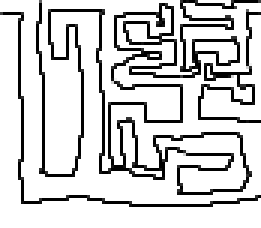
#> input picture sample_img/4.PNG, 87 x 76 px, found by its file name (shown 3 times larger)
$ python main.py
#> lines starting #> are read from the running program, lines starting #| are printed output that depends on the picture; after the words box and inside, x2 and y2 are one past the last pixel; in counts of white or black regions, pixels touching at a corner belong together
### robot.py
import numpy as np
import math
from enum import Enum
from queue import PriorityQueue
from sklearn.cluster import KMeans
import os
import warnings


warnings.filterwarnings("ignore", message="KMeans is known to have a memory leak on Windows with MKL")

os.environ["OMP_NUM_THREADS"] = "2"


class Direction(Enum):
    RIGHT = 0
    UP = np.deg2rad(90)
    LEFT = np.deg2rad(180)
    DOWN = np.deg2rad(270)

class Robot:

    def __init__(self, visibleAngle=120, visibleDistance=40):
        # Convert visible angle to radians
        self.visibleAngle = math.radians(visibleAngle)
        self.visibleDistance = visibleDistance
        self.mapExtendSize = visibleDistance + 1
        self.map = np.full((self.mapExtendSize * 2 + 1, self.mapExtendSize * 2 + 1), -1)
        self.yInMap, self.xInMap = -1, -1
        self.field = None
        self.direction = Direction.RIGHT
        self.rayAngle, self.rayCount = self.DecideRayInfo()
        self.plot = None

    def DecideRayInfo(self):

        # Calculate ray angle and count for sensor simulation
        maxRayAngle = math.acos((2 * (self.visibleDistance ** 2) - 0.9) / (2 * (self.visibleDistance ** 2)))
        sectorCount = math.ceil(self.visibleAngle / maxRayAngle)
        rayAngle = self.visibleAngle / sectorCount
        return rayAngle, sectorCount + 1

    # [242 lines left out: functions MapExtend, Move, Turn, AssignField, PerfectSee, GetAstarPath and 3 more, not called in this run]

    def FullSearch(self):
        while self.OneSearch():
            pass

    # [5 lines left out: function LookAround, not called in this run]

### field.py
import numpy as np
import math
from robot import Direction

# [6 lines left out: function RoundHalfUp, not called in this run]

# wall: 0, path: 1

class FieldObject:
    # [4 lines left out: function __init__, not called in this run]

class Field:
    def __init__(self, fieldArray):
        self.field = fieldArray.copy()
        self.robots = []

    # [150 lines left out: functions AppendRobot, RobotMove, ViewRecursion, LookSideway, GiveView, not called in this run]

### plot.py
import pyqtgraph as pg
from pyqtgraph.Qt import QtWidgets, QtGui


class Plot:
    def __init__(self, fieldArray, robot):
        # Create Qt application
        self.app = QtWidgets.QApplication.instance() or QtWidgets.QApplication([])

        self.window = pg.GraphicsLayoutWidget(show=True, title="Real-Time Image Update")
        self.window.resize(1200, 800)  # Increased window size
        self.window.setWindowTitle("PyQtGraph Plot")

        self.view1 = self.window.addViewBox(row=0, col=0)
        self.view2 = self.window.addViewBox(row=0, col=1)

        self.imageField = pg.ImageItem(fieldArray)
        self.imageMap = pg.ImageItem(robot.map)

        # Rotate images for correct orientation
        transform = QtGui.QTransform().rotate(-90)
        self.imageField.setTransform(transform)
        self.imageMap.setTransform(transform)

        self.view1.addItem(self.imageField)
        self.view2.addItem(self.imageMap)

        self.view1.setAspectLocked(True)
        self.view2.setAspectLocked(True)
        # (wall, empty space(path), unknown space, object's position)
        self.imageMap.setLevels([-1, 2])

    # [4 lines left out: function UpdateMap, not called in this run]

    def End(self):
        # Run Qt event loop (blocking)
        QtWidgets.QApplication.exec_()

### main.py
import robot
import field
from plot import Plot


import numpy as np
import cv2


IMG_DIR = r'.\sample_img\4.PNG'

if __name__ == '__main__':

    grayimg = cv2.imread(IMG_DIR, cv2.IMREAD_GRAYSCALE)
#> grayimg is the input picture: shape (76, 87); min 0, max 255, mean 209.3
    field_array = (grayimg > 125).astype(np.int8)
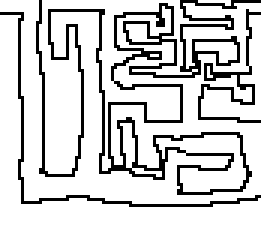
#> field_array: shape (76, 87) int8 (shown 3 times larger); values 0 (black) and 1 (white), 81.5% white; black in thin lines or dots


    field_array = np.array(field_array)

    robot = robot.Robot()
    field = field.Field(field_array)

#> (the run stopped early here; a loop or call above may not have finished)

$ run again, with sample_img/1.PNG copied over sample_img/4.PNG
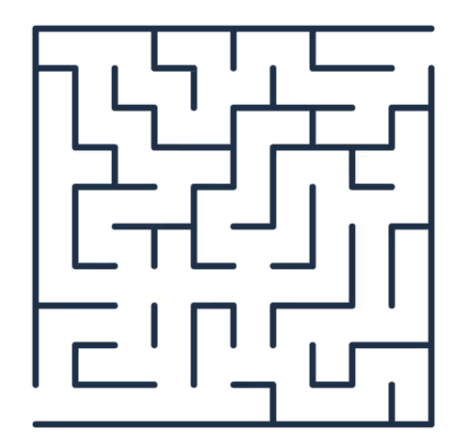
#> input picture sample_img/1.PNG, 462 x 437 px, found by its file name
#> `grayimg = cv2.imread(IMG_DIR, cv2.IMREAD_GRAYSCALE)`:
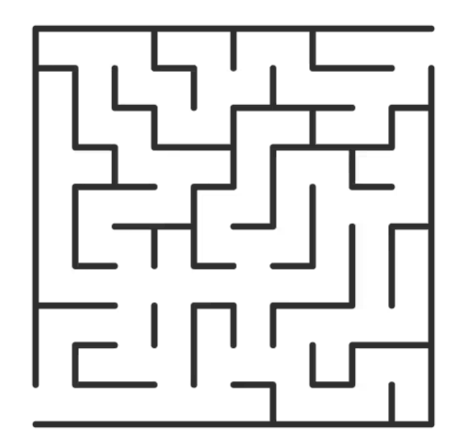
#> grayimg: shape (437, 462); min 39, max 255, mean 225.1
#> `field_array = (grayimg > 125).astype(np.int8)`:
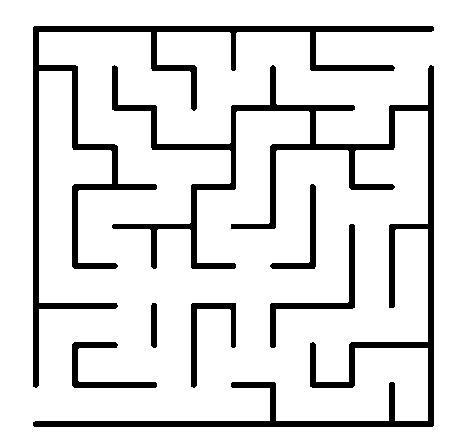
#> field_array: shape (437, 462) int8; values 0 (black) and 1 (white), 86.7% white; 7 black regions, largest, box (x1, y1, x2, y2) and area: (33, 65, 434, 427) 13717, (33, 26, 434, 388) 8959, (270, 224, 355, 348) 1212

$ run again, with sample_img/2.PNG copied over sample_img/4.PNG
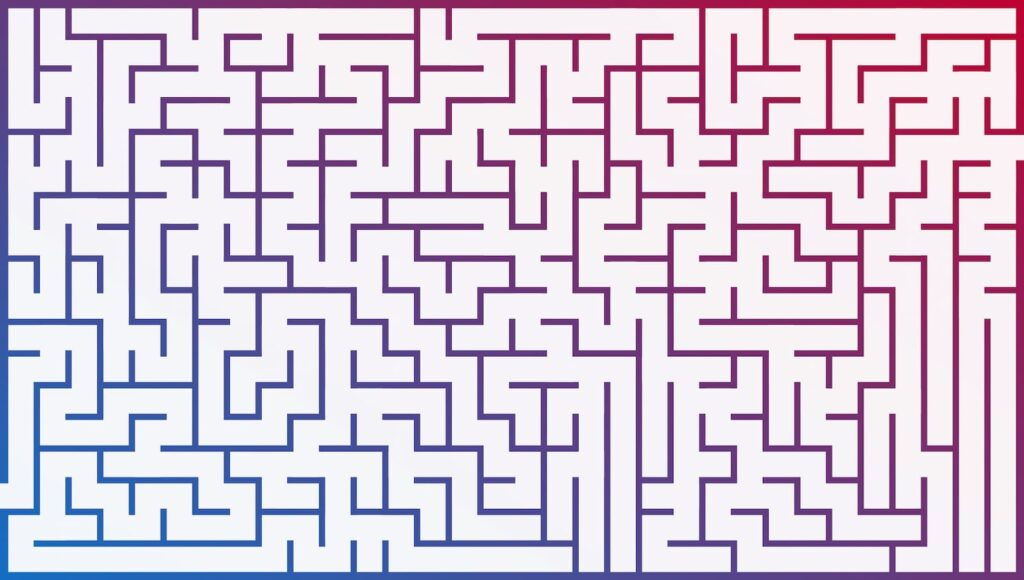
#> input picture sample_img/2.PNG, 1024 x 580 px, found by its file name
#> `grayimg = cv2.imread(IMG_DIR, cv2.IMREAD_GRAYSCALE)`:
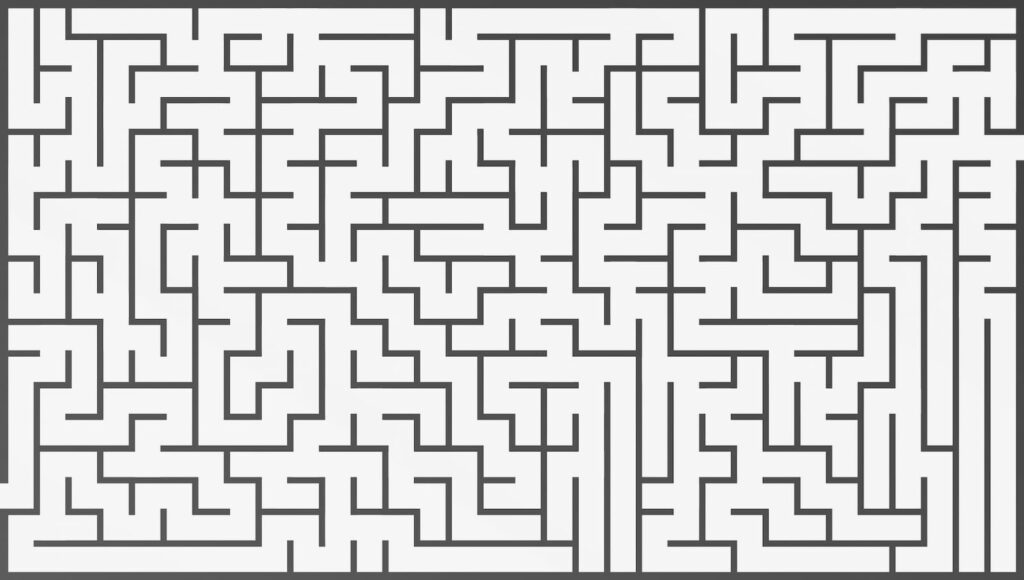
#> grayimg: shape (580, 1024); min 51, max 255, mean 207.9
#> `field_array = (grayimg > 125).astype(np.int8)`:
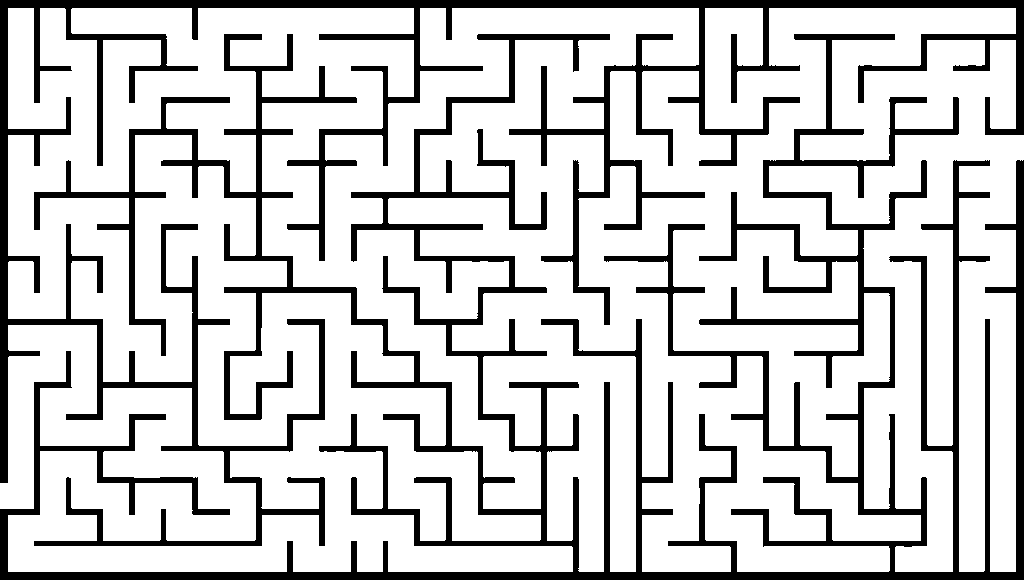
#> field_array: shape (580, 1024) int8; values 0 (black) and 1 (white), 79.6% white; 2 black regions, box (x1, y1, x2, y2) and area: (0, 34, 1024, 580) 77944, (0, 0, 1024, 546) 43166

$ run again, with sample_img/3.PNG copied over sample_img/4.PNG
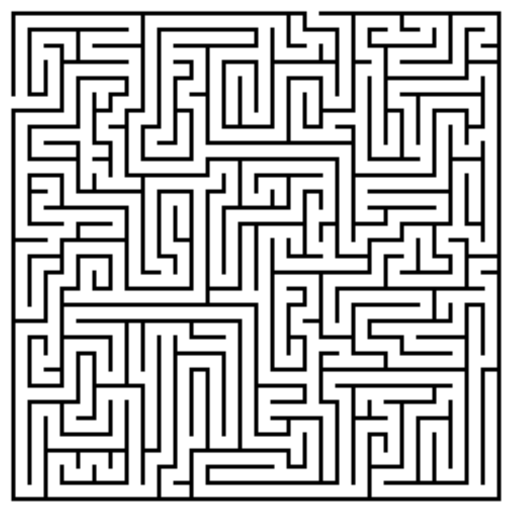
#> input picture sample_img/3.PNG, 1028 x 1028 px, found by its file name (shown at 1/2 size)
#> grayimg is the input picture: shape (1028, 1028); min 0, max 255, mean 194.3
#> `field_array = (grayimg > 125).astype(np.int8)`:
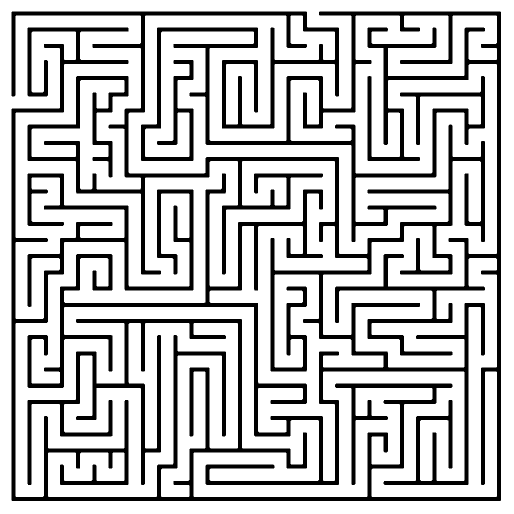
#> field_array: shape (1028, 1028) int8 (shown at 1/2 size); values 0 (black) and 1 (white), 76.4% white; 2 black regions, box (x1, y1, x2, y2) and area: (23, 23, 1002, 1002) 144166, (23, 23, 970, 970) 105139
